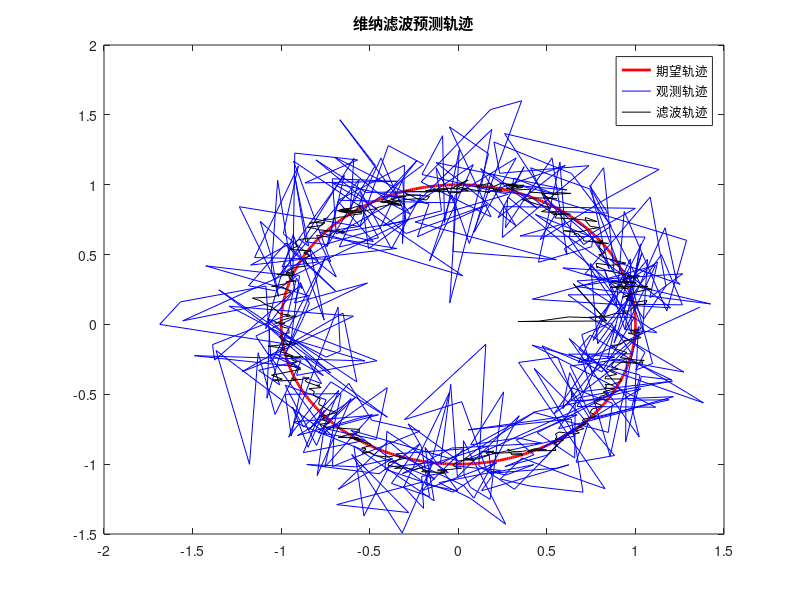
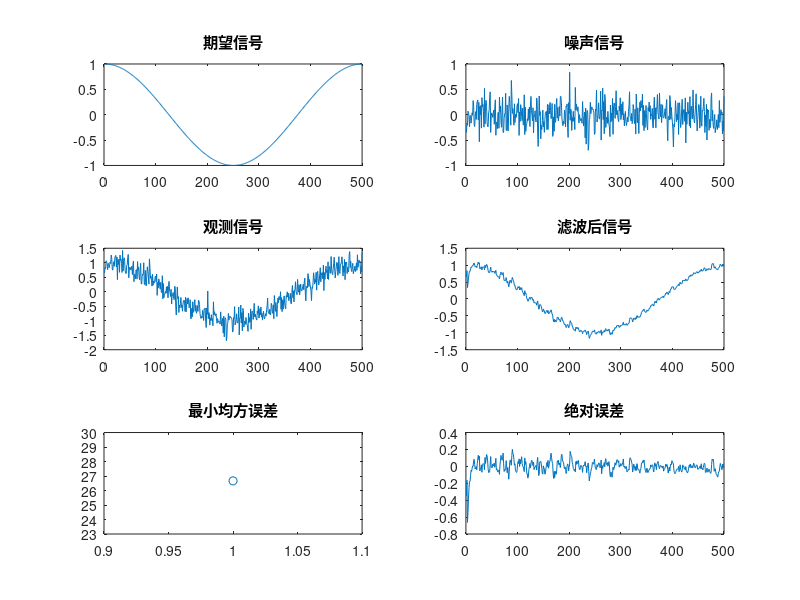

Recreate these plots in MATLAB, in order. (Note: this script raises an error after producing the figures.)
%***********************************************
%该程序使用Wiener滤波方法对圆周运动轨迹进行控制
%信号模型：d=s+no  观测信号=期望信号+噪声信号
%进行一次Wiener滤波，得到最佳滤波器系数
clear
close all
N=500;
theta=linspace(0,2*pi,N);           %极坐标参数
s_x=cos(theta);                     %x，y方向上的期望信号
s_y=sin(theta);
no_x=normrnd(0,sqrt(0.05),1,N);     %高斯白噪声
no_y=normrnd(0,sqrt(0.06),1,N);
d_x=s_x+no_x;                       %观测信号
d_y=s_y+no_y;
M=500;%M为滤波器的阶数
%% 对x方向上数据进行滤波
rxx=xcorr(d_x);
Rxx=zeros(N);
% temp=toeplitz(rxx);
for i=1:N                             %观测信号的相关矩阵
    for j=1:N
        Rxx(i,j)=rxx(N+i-j);
    end
end

rxd=xcorr(s_x,d_x);                      %观测信号与期望信号的相关矩阵
Rxd=rxd(N:N+M-1);                        %向量而非矩阵
hopt_x=Rxx\Rxd';
% de_x=conv(hopt_x,d_x);
de_x=zeros(1,N);
for n=1:N
   for i=1:n-1
       de_x(n)=de_x(n)+hopt_x(i)*d_x(n-i);
   end
end
de_x(1:2)=d_x(1:2);
ems_x=sum(d_x.^2)-Rxd*hopt_x;
e_x=de_x-s_x;
% de_x(N-1:N)=d_x(N-1:N);
%% 对y方向上数据进行滤波 处理思路同x方向
ryy=xcorr(d_y);
Ryy=zeros(N);
for i=1:N
    for j=1:N
        Ryy(i,j)=ryy(N+i-j);
    end
end
% temp=toeplitz(ryy);
% Ryy=temp(1:M,N:N+M-1);

ryd=xcorr(s_y,d_y);
% temp=toeplitz(ryd);
% Ryd=temp(1:N,N:length(temp));
Ryd=ryd(N:N+M-1);
hopt_y=Ryy\Ryd';
% de_y=conv(hopt_y,d_y);
de_y=zeros(1,N);
for n=1:N
   for i=1:n-1
       de_y(n)=de_y(n)+hopt_y(i)*d_y(n-i);
   end
end
de_y(1:2)=d_y(1:2);
ems_y=sum(d_y.^2)-Ryd*hopt_y;
e_y=de_y-s_y;
% de_y(N-1:N)=d_y(N-1:N);
%% plot
figure
plot(s_x,s_y,'r','linewidth',2)
hold on
plot(d_x,d_y,'b')
hold on
plot(de_x,de_y,'k-')
title('维纳滤波预测轨迹')
legend('期望轨迹','观测轨迹','滤波轨迹')
%% %% x方向上绘图
figure

subplot(321)
plot(s_x)
title('期望信号')
subplot(322)
plot(no_x)
title('噪声信号')
subplot(323)
plot(d_x)
title('观测信号')
subplot(324)
plot(de_x)
title('滤波后信号')
subplot(325)
plot(ems_x,'o')
title('最小均方误差')
subplot(326)
plot(e_x)
title('绝对误差')
subtitle('X方向上维纳滤波效果')
%% y方向上绘图
figure

subplot(321)
plot(s_y)
title('期望信号')
subplot(322)
plot(no_y)
title('噪声信号')
subplot(323)
plot(d_y)
title('观测信号')
subplot(324)
plot(de_y)
title('滤波后信号')
subplot(325)
plot(ems_y,'o')
title('最小均方误差')
subplot(326)
plot(e_y)
subtitle('Y方向上维纳滤波效果')